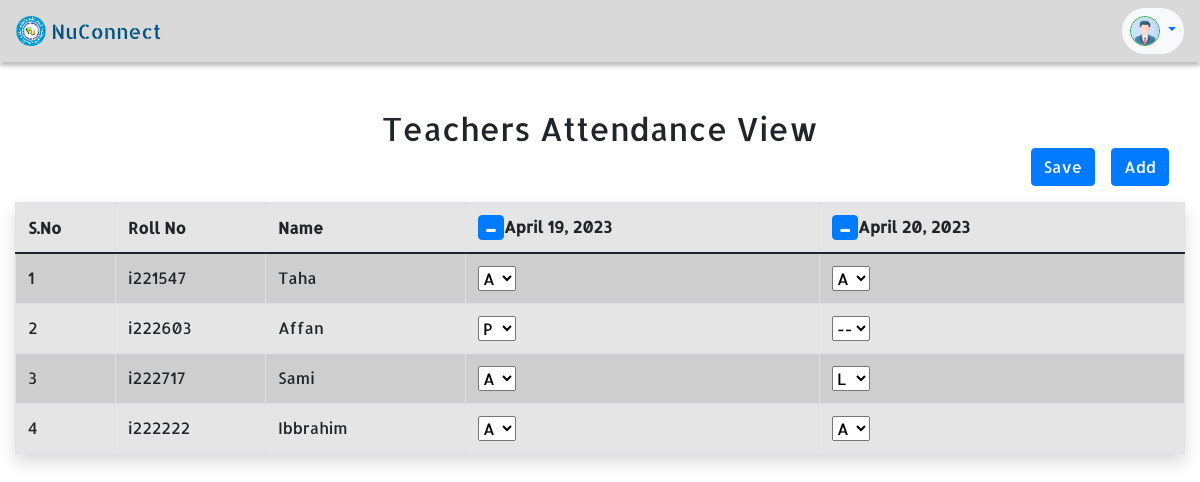
Page /attendance/ on the earlier database version.
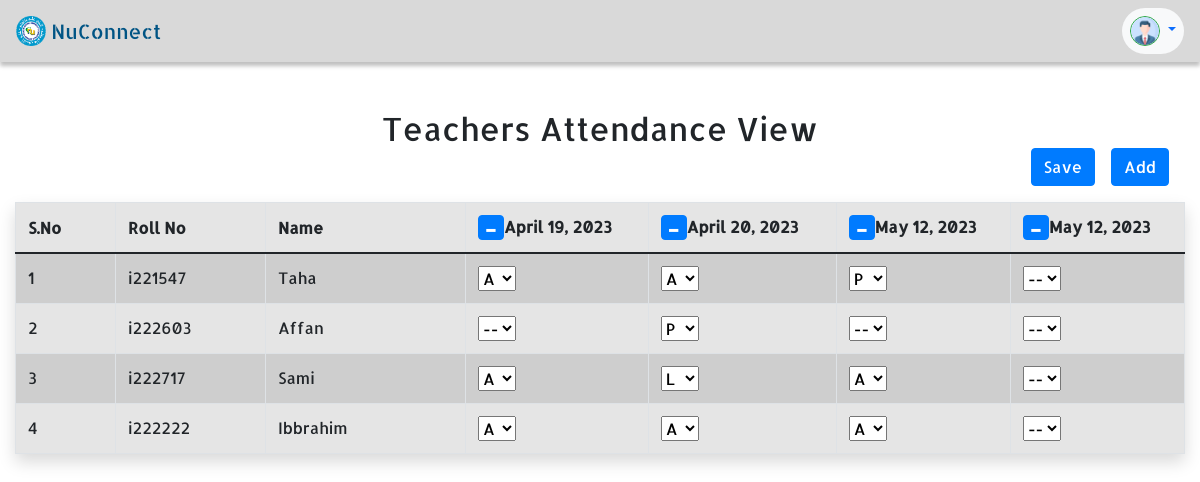
Same page on the later database version.
### Attendance/models.py (models this page shows)
class Date(models.Model):
    date = models.DateField()

class Student(models.Model):
    Name = models.CharField(max_length=150)
    RollNo = models.CharField(max_length=150)

class Attendance(models.Model):
    date = models.ForeignKey(Date, on_delete=models.CASCADE)
    student = models.ForeignKey(Student, on_delete=models.CASCADE)
    attendance = models.CharField(max_length=1)

### Attendance/views.py (the view)
# urls.py: path('', views.main , name='home'),
def main(request):
    students = Student.objects.all()
    dates = Date.objects.all()
    rows = []
    serialNo=0
    for aStudent in students:
        serialNo += 1
        AttendanceForOneStudent = []
        for aDate in dates:
            aAttendance = Attendance.objects.filter(student=aStudent, date=aDate).first()
            AttendanceForOneStudent.append(aAttendance.attendance)
        aRow = {
                'SNo': serialNo,
                'name': aStudent.Name,
                'rollNo': aStudent.RollNo,
                'attendanceList' : AttendanceForOneStudent,
        }
        rows.append(aRow)
    context = {
        'dates' : dates,
        'rows': rows,
        'date': date.today()
    }
    return render(request, 'attendance_page.html', context)

### templates/attendance_page.html (shortened to what this page needs)
{% extends 'base.html' %}
{% block body %}
<div class="container mt-5" style="max-width: 2000px;" style=>
    <h2 class="text-center mb-3 mb-md-0 me-md-auto link-body-emphasis">Teachers Attendance View</h2>
    <button id="Adding_a_Column" style="float: right;" class='mb-3 mr-3 btn btn-primary ml-auto'>Add</button>
    <button id="Saving_Everything" style="float: right;" class='mb-3 mr-3 btn btn-primary ml-auto'>Save</button>
    <table class="table table-striped mt-3 table-rounded table-bordered shadow" style="background-color: rgb(229, 229, 229);" id = 'Attendance_Sheet'>
        <colgroup>
            <col style="width: 100px;">
            <col style="width: 150px;">
            <col style="width: 200px;">
        </colgroup>
        <thead>
            <tr>
                <th> S.No </th>
                <th>Roll No</th>
                <th>Name</th>
                {% for date in dates %}
                    <th id="Date_Heading_{{forloop.counter}}">
                        <button id="Delete_Button_{{forloop.counter}}" style="float: left; height:25px; width:10px; display:flex; justify-content:center; align-items:center; font-size: 30px;" class='btn btn-primary ml-auto'>-</button>
                        <div id ="TheDate">{{date.date}}</div>
                    </th>
                {% endfor %}
            </tr>
        </thead>
        <tbody>
            {% for row in rows %}
            <tr>
                <td>{{row.SNo}}</td>
                <td>{{row.rollNo}}</td>
                <td>{{row.name}}</td>
                {% for aAttendance in row.attendanceList %}
                    <td>
                    <select id='drop_down_attendance{{forloop.counter}}'>
                        {% if aAttendance == "--" %}
                            <option value="--" selected>--</option>
                        {% elif aAttendance == "A" %}
                            <option value="absent" selected>A</option>
                        {% elif aAttendance == "P" %}
                            <option value="present" selected>P</option>
                        {% else %}
                            <option value="late" selected>L</option>
                        {% endif %}
                    </select>
                    </td>
                {% endfor %}
            </tr>
            {% endfor %}
        </tbody>
    </table>
</div>
{% endblock body %}

### templates/base.html (shortened to what this page needs)
{% load static %}
<!DOCTYPE html>
<html lang="en">
<head>
    <link href="https://cdnjs.cloudflare.com/ajax/libs/bootstrap/5.1.0/css/bootstrap.min.css" rel="stylesheet">
    <link rel="stylesheet" href="https://cdn.jsdelivr.net/npm/bootstrap@4.6.2/dist/css/bootstrap.min.css" />
    <link rel="stylesheet" href="{% static 'style.css' %}" />
</head>
<body>
    <div>
        <header >
          <nav class="navbar navbar-custom navbar-expand-sm">
            <a class="navbar-brand" href="{% url 'home' %}">
              <img src="{% static 'logo.png' %}" width="30" height="30" class="d-inline-block align-top" alt="" />
              NuConnect
            </a>
            <div class="w-100 text-center">
            </div>
            <ul class="navbar-nav ml-auto bg-light rounded-pill">
              <li class="nav-item dropdown">
                <a class="nav-link dropdown-toggle" href="#" id="navbarDropdown" role="button" data-toggle="dropdown" aria-haspopup="true" aria-expanded="false">
                  <img src="{% static 'profile.png' %}" alt="Profile Image" width="30" height="30" class="rounded-circle align-middle border border-success" />
                </a>
              </li>
            </ul>
          </nav>
        </header>
      </div>
{% block body %}  {% endblock body %}
</body>
</html>

### static/style.css (style rules this page uses)
body { font-family: Allerta; }
.navbar-custom { font-family: Allerta Stencil; font-weight: 500; background-color: #D9D9D9; box-shadow: 0px 4px 4px rgba(0, 0, 0, 0.25); }
.navbar-custom .navbar-brand { color: #005484; }
a, a:hover { text-decoration: none; color: inherit; }

Differences in the rows shown:
added Date: date "May 12, 2023"
added Date: date "May 12, 2023"
now on this page (row edited): Attendance: attendance "--"
added Attendance: attendance "--"
added Attendance: attendance "--"
added Attendance: attendance "--"
added Attendance: attendance "--"
Other differences:
new list line: "P"
list line gone: "P"
new list line: "A"
